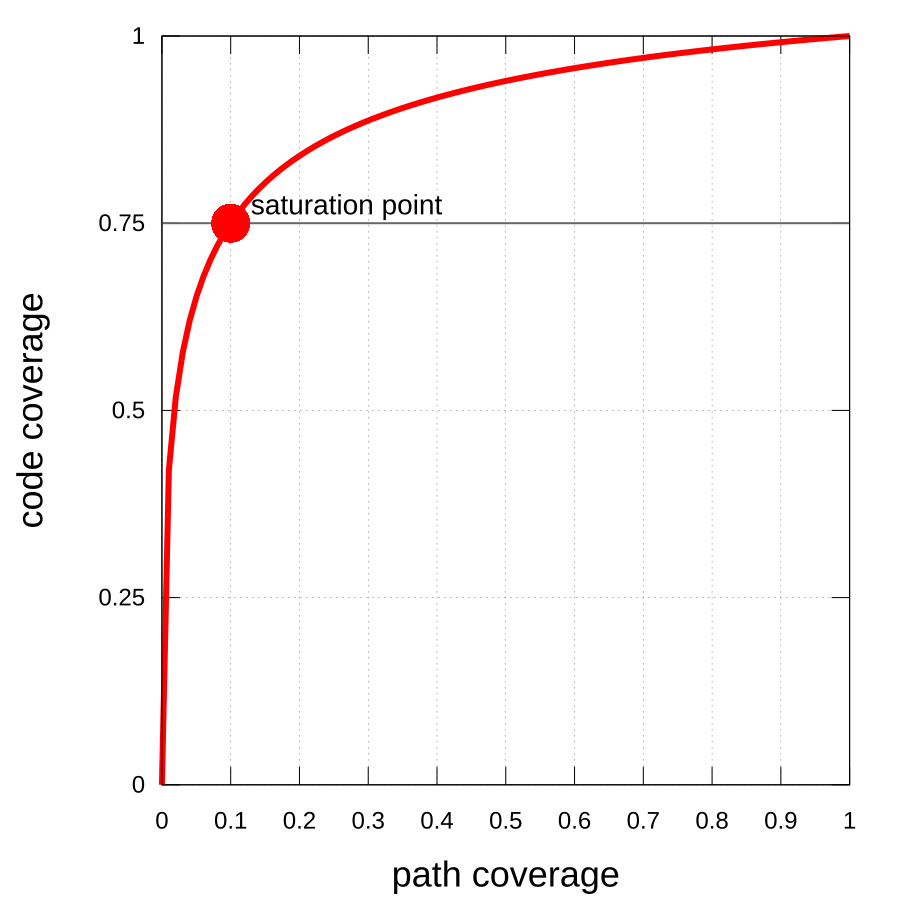

The script that saved this image:
set terminal svg size 900,900 dynamic enhanced font "Arial,24"
set output "saturation-curve.svg"

set xlabel "path coverage" font ",36"
set ylabel "code coverage" font ",36"

set xrange [0:1]
set yrange [0:1]

set xtics 0,0.1,1
set ytics 0,0.25,1

set grid
set key off

# Slightly bolder horizontal line at y = 0.75
set arrow 1 from 0,0.75 to 1,0.75 nohead \
    linecolor rgb "#666666" linewidth 2

s = sqrt(10.0)
f(x) = ((3.0*s - 3.0)*sqrt(x)) / (1.0 + (3.0*s - 4.0)*sqrt(x))

sx = 0.1
sy = f(sx)

set label 1 "saturation point" at sx, sy offset 1.2,0.5 font ",28"

plot f(x) with lines \
        linecolor rgb "red" linewidth 6, \
     '+' using (sx):(sy) with points \
        linecolor rgb "red" pointtype 7 pointsize 2

unset output
